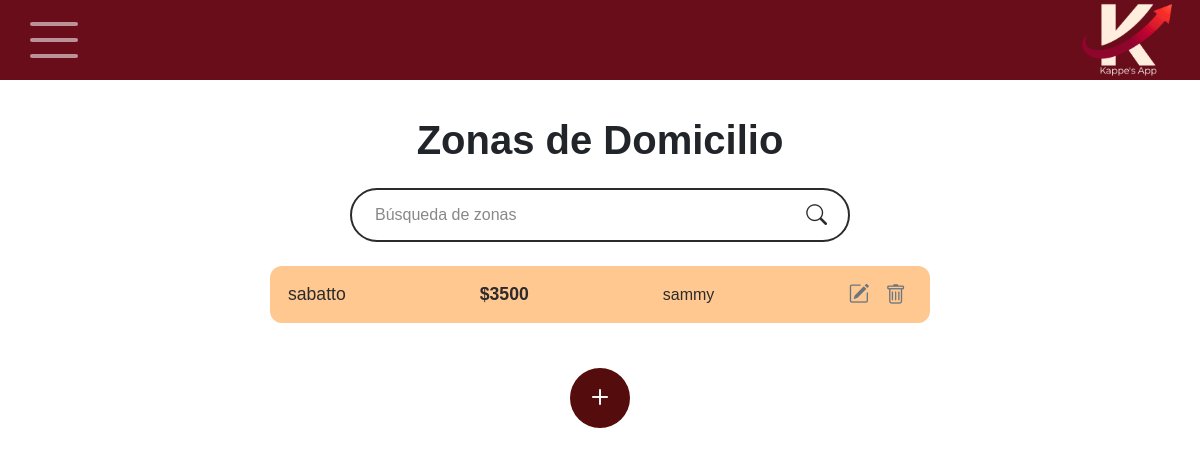
The app's page /zonas_domicilio/, older data.
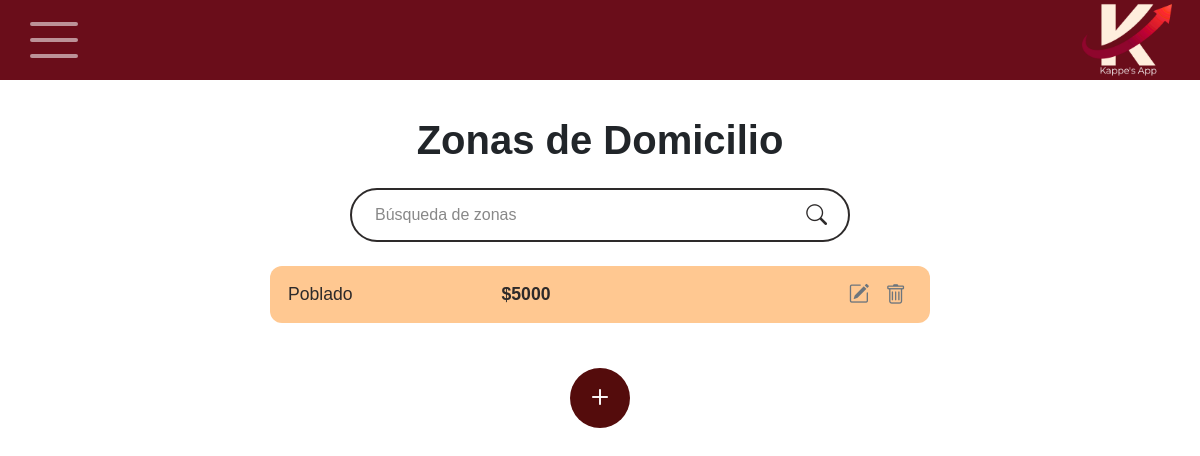
The same page, newer data.
### principal/models/zonaDomicilio.py (models this page shows, shortened)
class Domicilio(models.Model):
    lugar = models.CharField(max_length=100)
    descripcion = models.TextField(blank=True, null=True)
    precio = models.DecimalField(max_digits=10, decimal_places=2)
    nombre_cliente = models.CharField(max_length=100, blank=True, null=True)

### principal/views/views_zonas_domicilio.py (the view)
# urls.py: path('zonas_domicilio/', views_zonas_domicilio.zonas_domicilio, name='zonas_domicilio'),
def zonas_domicilio(request):
    query = request.GET.get('q', '')
    domicilios = Domicilio.objects.all()
    if query:
        domicilios = domicilios.filter(
            Q(lugar__icontains=query) | Q(nombre_cliente__icontains=query)
        )
    return render(request, "zonas_domicilio.html", {"domicilios": domicilios})

### templates/zonas_domicilio.html (shortened to what this page needs)
{% extends "base.html" %}
{% load static %}
{% block extra_css %}
<link rel="stylesheet" href="{% static 'css/zonas_domicilio.css' %}">
{% endblock %}
{% block content %}
<div class="inventario-container">
    <h1 class="fw-bold mb-4 text-center">Zonas de Domicilio</h1>
    <form method="get" action="{% url 'zonas_domicilio' %}" class="search-bar mb-4">
        <input type="text" name="q" class="form-control" placeholder="Búsqueda de zonas" value="{{ request.GET.q|default:'' }}">
        <button type="submit" class="btn-search">
            <i class="bi bi-search"></i>
        </button>
    </form>
    <div class="productos-list">
        {% for domicilio in domicilios %}
        <div class="producto-item">
            <span class="nombre">{{ domicilio.lugar }}</span>
            <span class="precio">${{ domicilio.precio|floatformat:0 }}</span>
            <span class="cliente">{{ domicilio.nombre_cliente }}</span>
            <div class="acciones">
                <a href="{% url 'editar_domicilio' domicilio.id %}" class="accion editar">
                    <i class="bi bi-pencil-square"></i>
                </a>
                <form action="{% url 'eliminar_domicilio' domicilio.id %}" method="post" style="display:inline;">
                    <button type="submit" class="accion eliminar"
                        onclick="return confirm('¿Seguro que deseas eliminar esta zona de domicilio?');">
                        <i class="bi bi-trash"></i>
                    </button>
                </form>
            </div>
        </div>
        {% empty %}
        <p class="text-center">No hay domicilios registrados.</p>
        {% endfor %}
        <div class="add-btn-container">
            <a href="{% url 'nuevo_domicilio' %}" class="btn-add">
                <i class="bi bi-plus"></i>
            </a>
        </div>
    </div>
</div>
{% endblock %}

Row changes from the older to the newer data that the page shows:
removed Domicilio: lugar "sabatto", precio "3500", nombre_cliente "sammy"
added Domicilio: lugar "Poblado", precio "5000"
